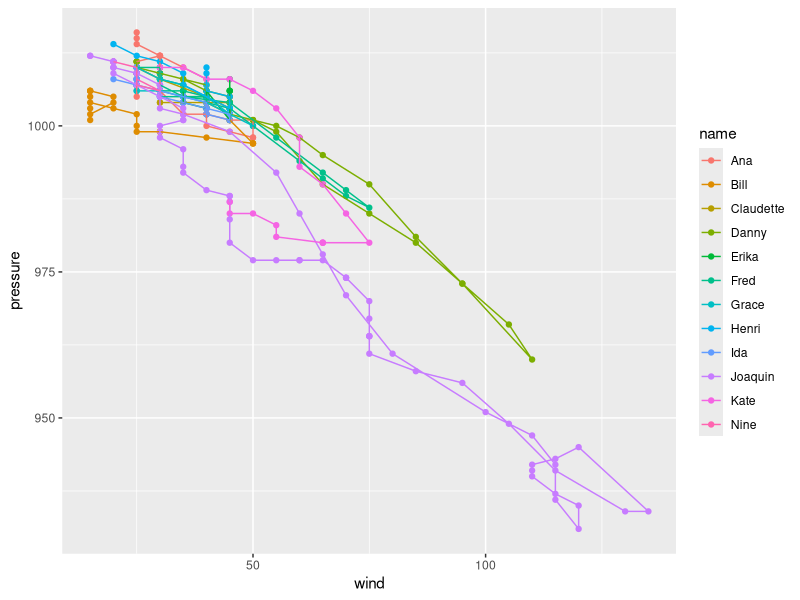

Write R code to recreate this figure.
## ---- chunk 1
knitr::opts_chunk$set(echo = TRUE)
## ---- chunk 2
# Load package for storms dataset
library(ggplot2)
library(dplyr)
storms = filter(storms, year == 2015) # more on this in Part 2
ggplot(storms, aes(x = wind, y = pressure, colour = name)) +
  scale_colour_discrete() +
  geom_point() +
  geom_path() 
  
